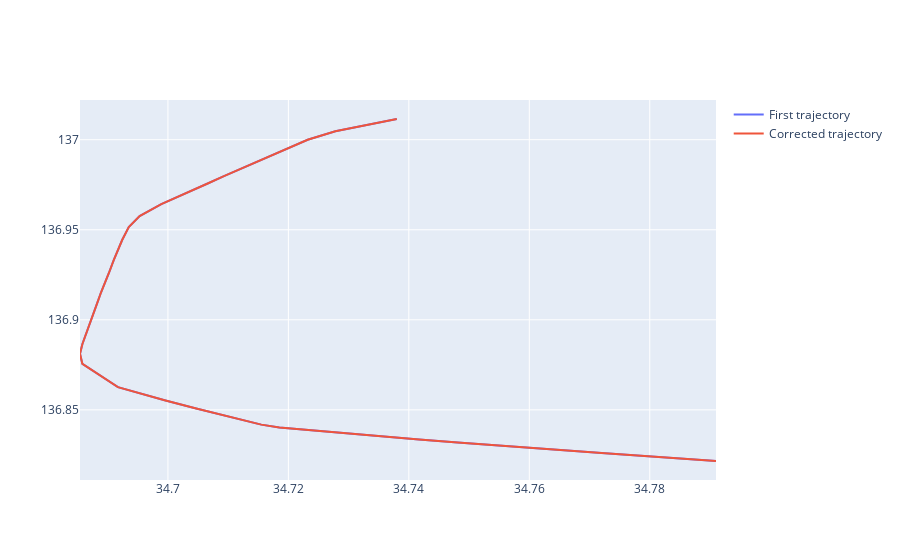

The code cell stored with this chart in its notebook:
### Code cell
fig = go.Figure()

# fig.
fig.add_scatter(x=trajectory1[ -100:, 1 ], y=trajectory1[ -100:, 2 ], name='First trajectory')

fig.add_scatter(x=correctedTraj[ -100:, 1 ], y=correctedTraj[ -100:, 2 ], name='Corrected trajectory')

fig.show()
